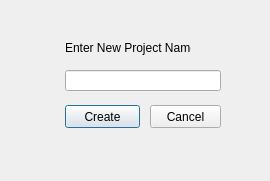
<?xml version="1.0" encoding="UTF-8"?>
<ui version="4.0">
 <class>Dialog</class>
 <widget class="QDialog" name="Dialog">
  <property name="windowModality">
   <enum>Qt::NonModal</enum>
  </property>
  <property name="geometry">
   <rect>
    <x>0</x>
    <y>0</y>
    <width>270</width>
    <height>181</height>
   </rect>
  </property>
  <property name="windowTitle">
   <string>Dialog</string>
  </property>
  <widget class="QLineEdit" name="project_name">
   <property name="geometry">
    <rect>
     <x>65</x>
     <y>70</y>
     <width>156</width>
     <height>21</height>
    </rect>
   </property>
  </widget>
  <widget class="QLabel" name="new_proj_label">
   <property name="geometry">
    <rect>
     <x>65</x>
     <y>40</y>
     <width>126</width>
     <height>16</height>
    </rect>
   </property>
   <property name="text">
    <string>Enter New Project Name</string>
   </property>
  </widget>
  <widget class="QPushButton" name="create">
   <property name="geometry">
    <rect>
     <x>65</x>
     <y>105</y>
     <width>75</width>
     <height>23</height>
    </rect>
   </property>
   <property name="text">
    <string>Create</string>
   </property>
  </widget>
  <widget class="QPushButton" name="cancel">
   <property name="geometry">
    <rect>
     <x>150</x>
     <y>105</y>
     <width>71</width>
     <height>23</height>
    </rect>
   </property>
   <property name="text">
    <string>Cancel</string>
   </property>
  </widget>
 </widget>
 <resources/>
 <connections/>
</ui>
